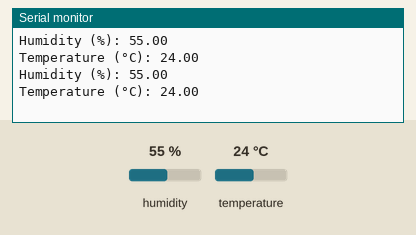
Simulated run of this sketch. Board: Arduino Uno, built with avr-gcc and run on an emulated ATmega328P. On the bench: the last lines printed to the serial monitor. The inputs (shaded band) are chosen by the test bench; at power-on: humidity 55 %, temperature 24 °C.

Above: at 4.8 s.
4.9 s: humidity set to 22 %
At 6.8 s:
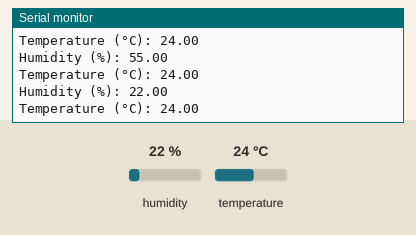
7.9 s: temperature set to 12 °C
At 9.2 s:
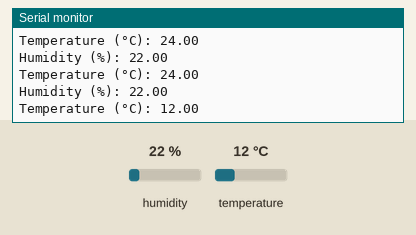
10.9 s: humidity set to 40 %
At 12.8 s:
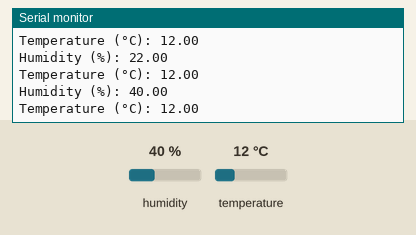
Timing chart, 0 to 14.3 s (numbered marks = the images above; inputs shaded):
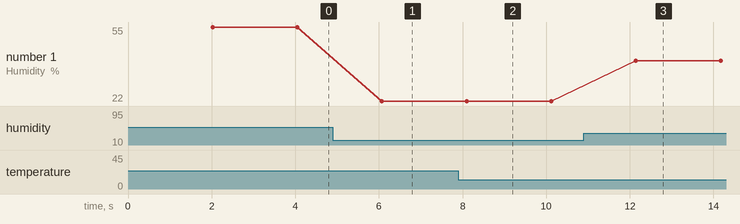

The sketch:

dht11_code.ino
```cpp
#include "DHT.h"

#define DHTPIN 4      // DHT11 connected to pin 4
#define DHTTYPE DHT11 // DHT11 sensor

DHT dht(DHTPIN, DHTTYPE); // Creates DHT object

void setup() {
  Serial.begin(9600);
  dht.begin();        // Initializes/Starts sensor
}

void loop() {
  delay(2000); //  2 seconds wait between reads

  float humidity = dht.readHumidity(); //Sends signal to DHT11 looking for data of the humidity
  float temperature = dht.readTemperature(); //Sends signal to DHT11 looking for data of the temperature

  if (isnan(humidity) || isnan(temperature)) { //isnan = is not a number // checks to see if there is a temp/humidity number
    Serial.println("Failed to read from DHT sensor!");
    return;
  }

  Serial.print("Humidity (%): "); //prints humidity percent to serial monitor
  Serial.println(humidity, 2); // prints it with 2 decimal places

  Serial.print("Temperature (°C): "); //prints temperature celsius to serial monitor
  Serial.println(temperature, 2); // prints it with 2 decimal places

}
```

Measured:
- after the input at 4.9 s, the serial monitor: prints a new line after 1.2 s (image 1)
- after the input at 7.9 s, the serial monitor: prints a new line after 0.22 s (image 2)
- after the input at 10.9 s, the serial monitor: prints a new line after 1.2 s (image 3)
- plotted number 1: 55 → 22 after the input at 4.9 s, 22 → 40 after the input at 10.9 s
